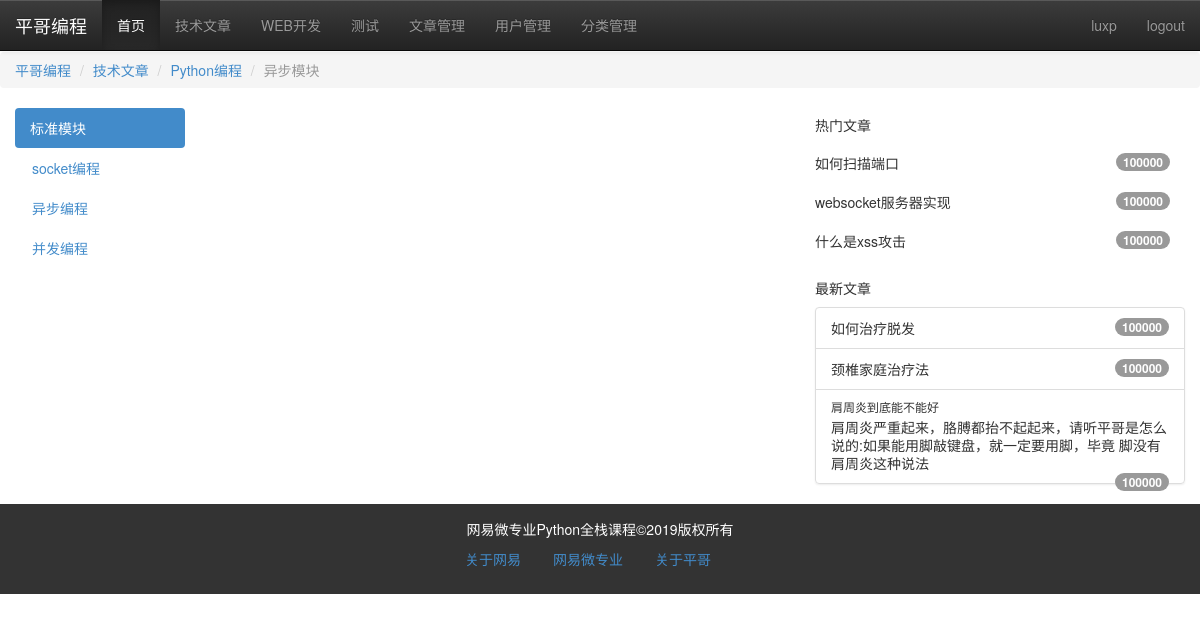
Screenshot of / (signed in) with the database file from the repository.
### models.py (models this page shows)
class Category(db.Model):
    cate_id = db.Column(db.Integer, primary_key=True)
    cate_name = db.Column(db.String, unique=True)
    cate_order = db.Column(db.Integer, default=0)
    articles = db.relationship("Article")

### app.py (the view)
@app.route('/')
def index():
    return render_template("index.html" )

### app.py (called while the page is built)
@app.context_processor
def account():
    username = session.get('user')
    return {"username":username}

@app.context_processor
def getCateList():
    cates = Category.query.all()
    return {"cates":cates}

### templates/index.html (shortened to what this page needs)
{% extends "base.html" %}
{% block content %}
<ul class="breadcrumb">
			<li><a href="">平哥编程</a></li>
			<li><a href="">技术文章</a></li>
			<li><a href="">Python编程</a></li>
			<li class="active">异步模块</li>
		</ul>
		<div class="container-fluid">
			<div class="row">
				<div class="col-md-2 hidden-xs hidden-sm">
					<ul class="nav nav-pills  " id="left_menu">
						<li class="active"><a href="">标准模块</a></li>
						<li ><a href="#" data-toggle="dropdown">
										socket编程
								</a>
						</li>
						<li><a href="">异步编程</a></li>
						<li><a href="">并发编程</a></li>
					</ul>
				</div>
				<div class="col-md-6">
				</div>
				<div class="col-md-4">
					<div class="hot_articles">
						<h5>热门文章</h5>
						<ul class="list-group">
							<li class="list-group-item">
								如何扫描端口
							    <span class="badge">100000</span>
							</li>
							<li class="list-group-item">
								websocket服务器实现
								<span class="badge">100000</span>
								</li>
							<li class="list-group-item">
								什么是xss攻击
								<span class="badge">100000</span>
							</li>
						</ul>
					</div>
					<div class="new_articles">
						<h5>最新文章</h5>
						<ul class="list-group">
							<li class="list-group-item">
								如何治疗脱发
							    <span class="badge">100000</span>
							</li>
							<li class="list-group-item">
								颈椎家庭治疗法
								<span class="badge">100000</span>
								</li>
							<li class="list-group-item">
								<h6 class="list-group-item-heading">肩周炎到底能不能好</h6>
								<p class="list-group-item-text">
									肩周炎严重起来，胳膊都抬不起起来，请听平哥是怎么说的:如果能用脚敲键盘，就一定要用脚，毕竟
									脚没有肩周炎这种说法
								</p>
								<span class="badge">100000</span>
							</li>
						</ul>
					</div>
				</div>
			</div>
		</div>
{% endblock %}

### templates/base.html (shortened to what this page needs)
<!DOCTYPE html>
<html lang="en">
{% block head %}
    <head>
        <link rel="stylesheet" type="text/css" href="{{ url_for("static", filename="css/bootstrap.css") }}"/>
	    <link rel="stylesheet" type="text/css" href="{{ url_for("static", filename="css/bootstrap-theme.css") }}"/>
	</head>
{%  endblock %}
<body>
{%  block nav %}
      <nav class="navbar navbar-default navbar-fixed-top navbar-inverse">
			<div class="navbar-header">
				<a href="" class="navbar-brand">平哥编程</a>
			</div>
			<div class="collapse navbar-collapse" id="navmenu">
				<ul class="nav navbar-nav" >
					<li class="active"><a href="{{ url_for("index") }}">首页</a></li>
					{% for cate in cates %}
                        <li><a href="{{ url_for("article_app.getArticleList",cate_id=cate.cate_id, page=1) }}">{{ cate.cate_name }}</a> </li>
                    {% endfor %}
                    {% if username %}
                        <li><a href="{{ url_for("article_app.list") }}">文章管理</a></li>
                        <li><a href="{{ url_for("user_app.userList") }}">用户管理</a></li>
                        <li><a href="{{ url_for("article_app.cateList") }}">分类管理</a></li>
                    {% endif  %}
                </ul>
                <ul class="nav navbar-nav pull-right">
                   {% if not username %}
                        <li><a href="{{ url_for("login") }}">登录</a></li>
                        <li><a href="{{ url_for("user_app.register") }}">注册</a></li>
                   {% else %}
                       <li><a href="#">{{ username }}</a></li>
                       <li><a href="{{ url_for("logout") }}">logout</a></li>
				    {% endif %}
                </ul>
			</div>
		</nav>
{% endblock %}
{% block content %}{%  endblock %}
{% block footer %}
          <footer>
			<div class="container-fluid">
				<div class="row">
					<div class="col-md-12">
						网易微专业Python全栈课程&copy;2019版权所有
					</div>
				</div>
			</div>
			<nav >
				<ul class="nav nav-pills   ">
					<li><a href="">关于网易</a></li>
					<li><a href="">网易微专业</a></li>
					<li><a href="">关于平哥</a></li>
				</ul>
			</nav>
		</footer>
{% endblock %}
</body>
</html>

### templates/base.html (style rules this page uses)
body { padding-top: 52px; }
#left_menu>li { width:100%; }
.hot_articles .list-group { box-shadow: 0 0 0; }
.hot_articles .list-group-item { border: 0; padding-left: 0; }
footer { padding: 15px; background: #333; text-align: center; color: #fff; }
footer nav { margin: auto; width: 300px; }

### rows the page displays
Category: cate_name "技术文章"
Category: cate_name "WEB开发"
Category: cate_name "测试"

### other values shown
{{ username }} "luxp"
